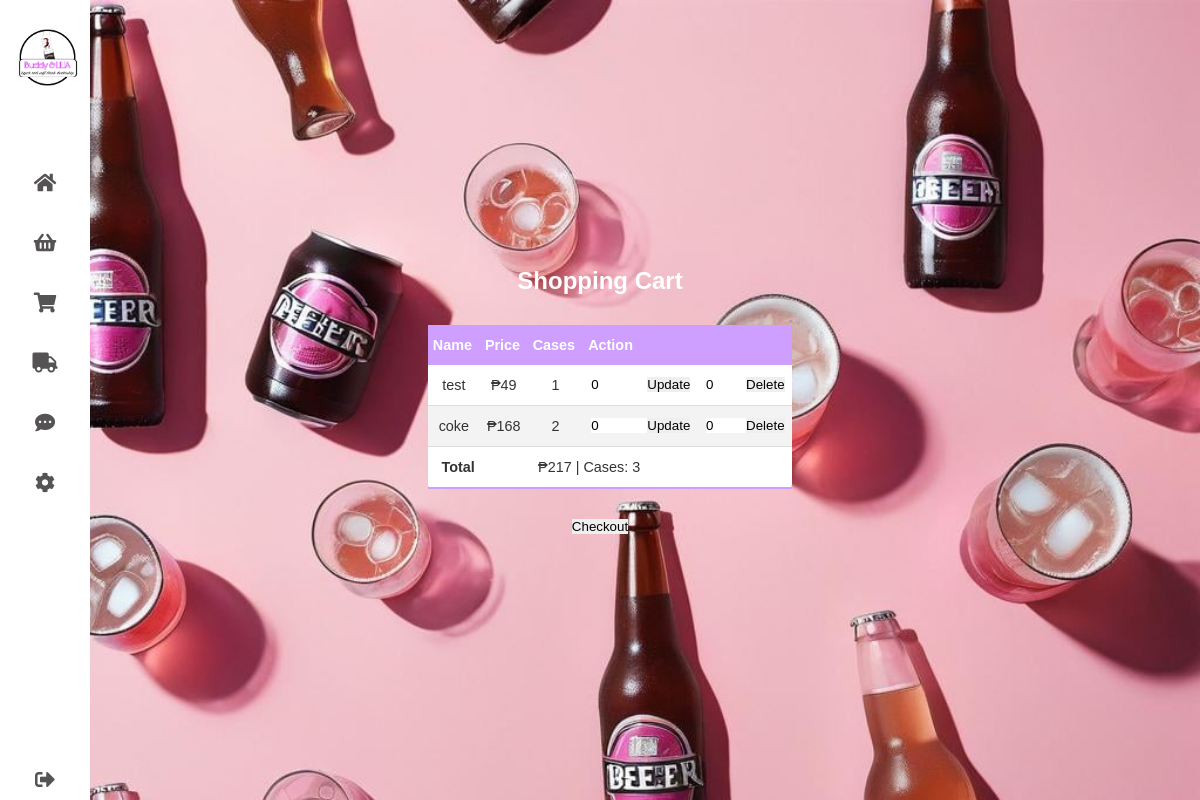
Screenshot of /pages/client-cart.php (signed in) with the database file from the repository.
### tables this page shows
CREATE TABLE `tblcart` (
  `id` int(11) NOT NULL,
  `user_id` varchar(10) NOT NULL,
  `product_id` int(11) NOT NULL,
  `product_price` float DEFAULT NULL,
  `product_quantity` int(11) NOT NULL,
  `total_cost` decimal(10,2) DEFAULT NULL,
  `bottles_per_case` int(11) DEFAULT NULL,
  `timestamp` timestamp NOT NULL DEFAULT current_timestamp()
);

CREATE TABLE `tblproduct` (
  `id` int(11) NOT NULL,
  `productName` varchar(255) DEFAULT NULL,
  `price` float DEFAULT NULL,
  `quantity` int(11) DEFAULT NULL,
  `bottles_per_case` int(11) DEFAULT NULL,
  `image` text DEFAULT NULL
);

### pages/client-cart.php (the view, shortened to what this page needs)
<?php
include "../php/header.php";
?>
<!DOCTYPE html>
<html lang="en">
<head>
  <link rel="stylesheet" href="../css/navbar.css" />
  <link rel="stylesheet" href="../css/client-dashboard.css" />
  <link rel="stylesheet" href="../css/search-bar.css" />
  <link rel="stylesheet" href="../css/table.css" />
  <link rel="stylesheet" href="https://cdnjs.cloudflare.com/ajax/libs/font-awesome/5.15.4/css/all.min.css"/>
</head>
<body style="background-image: url('../images/dashboard-bg.jpg'); background-size: cover;">
  <div class="container">
    <?php
      include "client-navbar.php";
    ?>
    <div class="content">
      <section class="shopping-cart">
        <h1 class="title">Shopping Cart</h1>
        <table class="content-table" id="dataTable">
          <thead>
            <tr>
              <th>Name</th>
              <th>Price</th>
              <th>Cases</th>
              <th colspan="2">Action</th>
            </tr>
          </thead>
          <tbody>
            <?php
              $user_id = $_SESSION['user_id'];
              $grand_total = 0;
              $total_cases = 0;
              $cart_items = array();
              $select_products = mysqli_query($conn, "SELECT * FROM `tblproduct`") or die('Query failed');
              while ($fetch_products = mysqli_fetch_assoc($select_products)) {
                $available_cases = floor($fetch_products['quantity'] / $fetch_products['bottles_per_case']);
              }
              $select_cart = mysqli_query($conn, "SELECT * FROM `tblcart` WHERE user_id = '$user_id'") or die('query failed');
              if(mysqli_num_rows($select_cart) > 0){
                  while($fetch_cart = mysqli_fetch_assoc($select_cart)){
                      $product_id = $fetch_cart['product_id'];
                      if (!isset($cart_items[$product_id])) {
                          $cart_items[$product_id] = $fetch_cart;
                      } else {
                          $cart_items[$product_id]['product_quantity'] += $fetch_cart['product_quantity'];
                      }
                  }
                  foreach ($cart_items as $cart_item) {
                      $product_id = $cart_item['product_id'];
                      $total_price = $cart_item['product_quantity'] * $cart_item['product_price'];
                      $grand_total += $total_price;
                      $total_cases += $cart_item['product_quantity'];
                      $product_query = "SELECT productName FROM tblproduct WHERE id = $product_id";
                      $product_result = mysqli_query($conn, $product_query);
                      $product_data = mysqli_fetch_assoc($product_result);
                      echo "<tr>";
                      echo "<td>" . $product_data['productName'] . "</td>";
                      echo "<td>₱" . $total_price . "</td>";
                      echo "<td>";
                      echo "<form action='../php/update-cart.php' method='post'>";
                      echo "<label>" . $cart_item['product_quantity'] . "</label>";
                      echo "</td>";
                      echo "<td>";
                      echo "<input type='number' name='new_quantity' value='0' min='1' max='$available_cases'>";
                      echo "<button type='submit' name='update_cart' class='option-btn'>Update</button>";
                      echo "</td>";
                      echo "<td>";
                      echo "<form action='../php/delete-cart.php' method='post'>";
                      echo "<input type='number' name='delete_quantity' value='0' min='1' max='" . $cart_item['product_quantity'] . "'>";
                      echo "<button type='submit' name='delete_cart' class='option-btn' onclick='return confirm(\"Delete this quantity from cart?\");'>Delete</button>";
                      echo "</form>";
                      echo "</td>";
                      echo "</tr>";
                  }
                  ?>
                  <tr>
                      <th style='text-align:right;'>Total</th>
                      <td colspan='3'>₱<?php echo $grand_total?> | Cases: <?php echo $total_cases;?></td>
                  </tr>
                  <?php
              } else {
                  echo '<tr><td colspan="4" class="empty">Your cart is empty</td></tr>';
              }
            ?>
          </tbody>
        </table>
        <?php
        if($total_cases >= 3){
        ?>
          <form action='client-checkout.php' method='post'>
            <button type='submit' name='checkout' class='checkout-btn'>Checkout</button>
          </form>
        <?php
        }
        ?>
      </section>
    </div>
  </div>
</body>
</html>

### css/navbar.css (style rules this page uses)
* { margin: 0; padding: 0; outline: none; border: none; text-decoration: none; box-sizing: border-box; font-family: "Poppins", sans-serif; }
body { background: rgb(226, 226, 226); font-size: 16px; color: #333; }
.container { display: flex; }
table thead tr { color: #fff; background: #34AF6D; text-align: left; font-weight: bold; }
.container { display: flex; flex-direction: column; justify-content: center; align-items: center; height: 100vh; }

### css/client-dashboard.css (style rules this page uses)
.container { display: flex; flex-direction: column; justify-content: center; align-items: center; height: 100vh; }
.content { text-align: center; color: #fff; padding: 0 20px; }

### css/table.css (style rules this page uses)
* { font-family: sans-serif; }
.content-table { border-collapse: collapse; margin: 30px 10px; font-size: 0.9em; width: 100%; border-radius: 5px; overflow-x: auto; background-color: #ffffff; }
.content-table thead tr { background-color: #CF9FFF; color: #ffffff; text-align: left; font-weight: bold; }
.content-table th, .content-table td { padding: 12px 5px; }
.content-table tbody tr { border-bottom: 1px solid #dddddd; }
.content-table tbody tr:nth-of-type(even) { background-color: #f3f3f3; }
.content-table tbody tr:last-of-type { border-bottom: 2px solid #CF9FFF; }
.content-table td { text-align: center; }

### rows the page displays
tblcart: product.productName "test", product_price "49", product_quantity "1"
tblcart: product.productName "coke", total_price "168", product_quantity "2"

### other values shown
$grand_total "217"
$total_cases "3"
